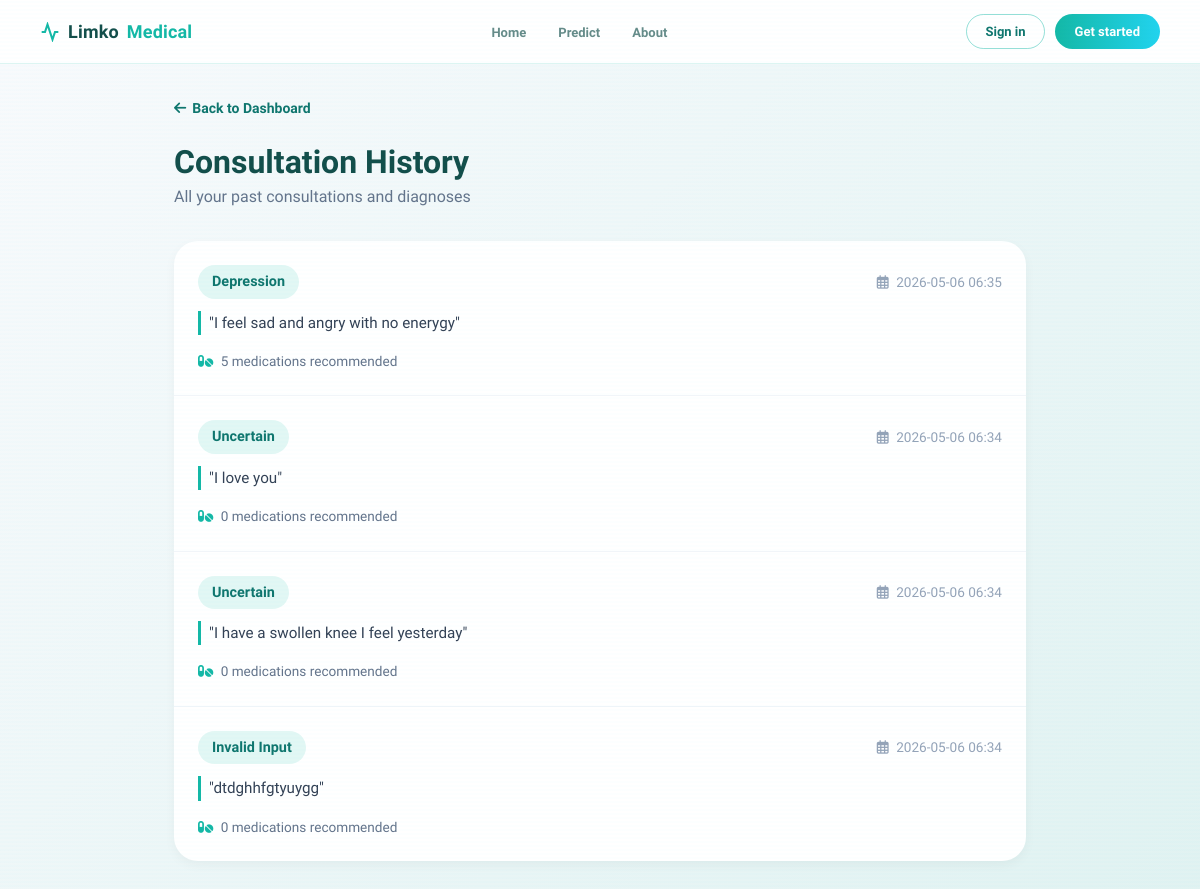
/history (signed in), run on an earlier commit of the app's database.
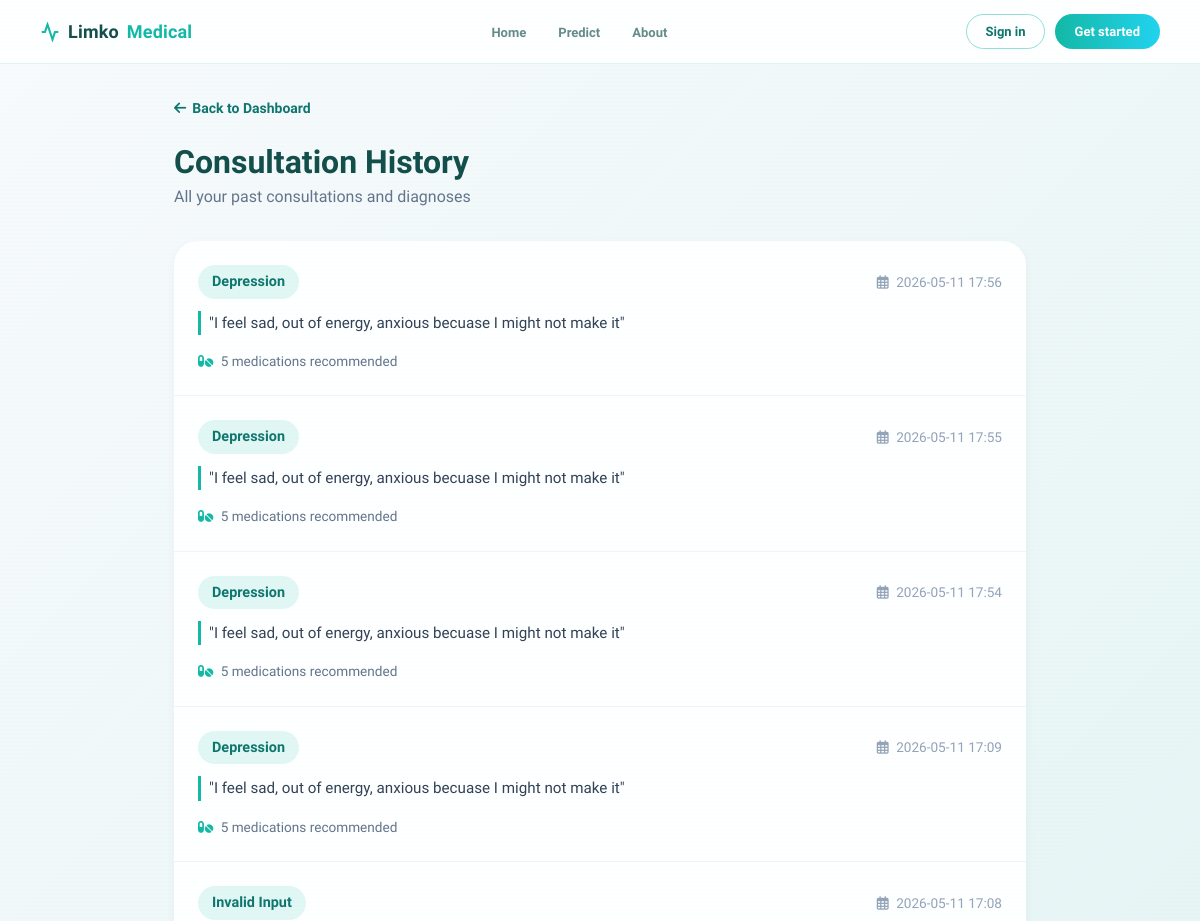
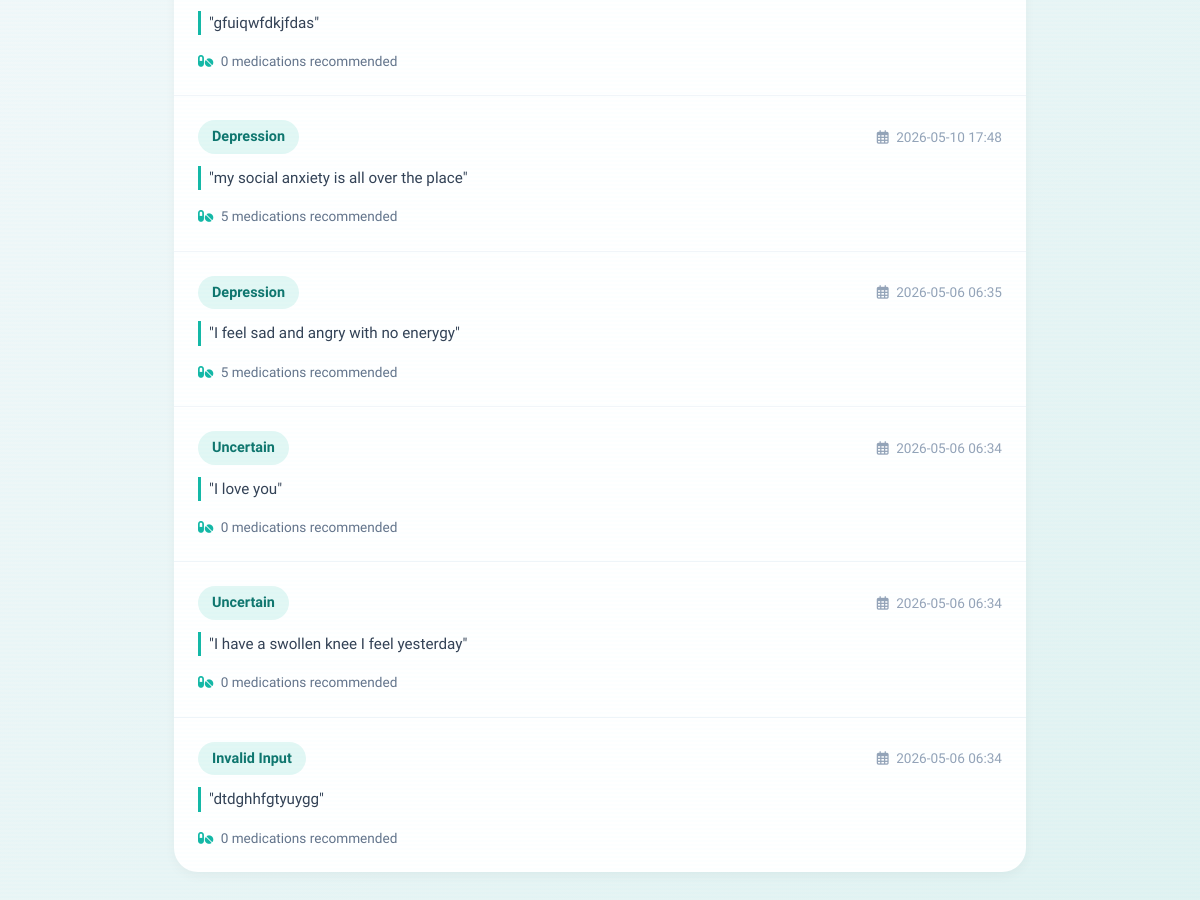
And on a later commit of the database (2 pictures, top to bottom).
### tables this page shows
CREATE TABLE consultations (
                    consultation_id INTEGER PRIMARY KEY AUTOINCREMENT,
                    user_id TEXT NOT NULL,
                    symptoms TEXT NOT NULL,
                    predicted_condition TEXT NOT NULL,
                    confidence REAL NOT NULL,
                    recommendations TEXT,
                    created_at TIMESTAMP DEFAULT CURRENT_TIMESTAMP, user_diagnosis TEXT, diagnosis_agreement TEXT,
                    FOREIGN KEY (user_id) REFERENCES users(user_id)
                );

### web/routes.py (the view)
@main_bp.route('/history')
@login_required
def history():
    history_service = get_history_service()
    user_id = session['user_id']
    consultations = history_service.get_user_history(user_id)
    return render_template('history.html', consultations=consultations)

### web/routes.py (called while the page is built)
def login_required(f):
    @wraps(f)
    def decorated_function(*args, **kwargs):
        if 'user_id' not in session:
            flash('Please sign in to access this page.', 'error')
            return redirect(url_for('main.login'))
        return f(*args, **kwargs)
    return decorated_function

def get_history_service():
    if not hasattr(current_app, '_history'):
        current_app._history = HistoryService()
    return current_app._history

### web/templates/history.html (shortened to what this page needs)
{% extends "base.html" %}
{% block content %}
<div class="history-page">
    <div class="history-container">
        <a href="{{ url_for('main.dashboard') }}" class="back-link">
            <i class="fas fa-arrow-left"></i> Back to Dashboard
        </a>
        <div class="page-header">
            <div>
                <h1>Consultation History</h1>
                <p>All your past consultations and diagnoses</p>
            </div>
        </div>
        {% if consultations %}
        <div class="history-card">
            {% for consult in consultations %}
            <div class="history-item">
                <div class="history-header">
                    <div class="history-condition">
                        <span class="condition-badge">{{ consult.condition }}</span>
                        <!--{% set cl = 'High' if consult.confidence >= 0.7 else ('Moderate' if consult.confidence >= 0.5 else 'Low') %}
                        <span class="confidence-badge confidence-{{ cl|lower }}">
                            {{ (consult.confidence * 100)|int }}% confidence
                        </span>-->
                    </div>
                    <div class="history-date">
                        <i class="far fa-calendar-alt me-1"></i>
                        {{ consult.created_at[:16] }}
                    </div>
                </div>
                <div class="history-symptoms">
                    "{{ consult.symptoms }}"
                </div>
                <div class="history-footer">
                    <span class="recommendation-count">
                        <i class="fas fa-pills"></i>
                        {{ consult.recommendations|length }} medication{{ 's' if consult.recommendations|length != 1 }} recommended
                    </span>
                </div>
            </div>
            {% endfor %}
        </div>
        {% endif %}
    </div>
</div>
{% endblock %}

### web/templates/base.html (shortened to what this page needs)
<!DOCTYPE html>
<html lang="en">
<head>
    <link href="https://cdn.jsdelivr.net/npm/bootstrap@5.3.0/dist/css/bootstrap.min.css" rel="stylesheet">
    <link rel="stylesheet" href="https://cdnjs.cloudflare.com/ajax/libs/font-awesome/6.4.0/css/all.min.css">
    <link rel="stylesheet" href="{{ url_for('static', filename='css/style.css') }}">
</head>
<body>
    {% block navbar %}
    <nav class="main-nav">
        <a href="{{ url_for('main.dashboard') if user else url_for('main.index') }}" class="main-nav-logo">
            <svg viewBox="0 0 24 24" fill="none" stroke="#14b8a6" stroke-width="2.5">
                <polyline points="22 12 18 12 15 21 9 3 6 12 2 12"/>
            </svg>
            Limko<span>Medical</span>
        </a>
        <ul class="main-nav-links">
            {% if user %}
            <li><a href="{{ url_for('main.dashboard') }}" class="{% if request.endpoint == 'main.dashboard' %}active{% endif %}"><i class="fas fa-chart-line me-1"></i>Dashboard</a></li>
            <li><a href="{{ url_for('main.predict') }}" class="{% if request.endpoint == 'main.predict' %}active{% endif %}"><i class="fas fa-stethoscope me-1"></i>New Consultation</a></li>
            <li><a href="{{ url_for('main.history') }}" class="{% if request.endpoint == 'main.history' %}active{% endif %}"><i class="fas fa-history me-1"></i>History</a></li>
            <li><a href="{{ url_for('main.about') }}" class="{% if request.endpoint == 'main.about' %}active{% endif %}"><i class="fas fa-info-circle me-1"></i>About</a></li>
            <li><a href="{{ url_for('main.admin_login') }}" class="{% if 'admin' in request.endpoint %}active{% endif %}"><i class="fas fa-shield-alt me-1"></i>Admin</a></li>
            {% else %}
            <li><a href="{{ url_for('main.index') }}">Home</a></li>
            <li><a href="{{ url_for('main.predict') }}">Predict</a></li>
            <li><a href="{{ url_for('main.about') }}">About</a></li>
            {% endif %}
        </ul>
        <div class="main-nav-actions">
            {% if user %}
            <div class="dropdown">
                <button class="nav-btn-ghost dropdown-toggle" type="button" id="baseUserDropdown"
                        data-bs-toggle="dropdown" aria-expanded="false">
                    <i class="fas fa-user-circle me-1"></i>{{ user.full_name or user.email.split('@')[0] }}
                </button>
                <ul class="dropdown-menu" aria-labelledby="baseUserDropdown">
                    <li><a class="dropdown-item" href="{{ url_for('main.dashboard') }}"><i class="fas fa-chart-line me-2"></i>Dashboard</a></li>
                    <li><a class="dropdown-item" href="{{ url_for('main.history') }}"><i class="fas fa-history me-2"></i>History</a></li>
                    <li><hr class="dropdown-divider"></li>
                    <li><a class="dropdown-item text-danger" href="{{ url_for('main.logout') }}"><i class="fas fa-sign-out-alt me-2"></i>Sign out</a></li>
                </ul>
            </div>
            {% else %}
            <a href="{{ url_for('main.login') }}" class="nav-btn-ghost">Sign in</a>
            <a href="{{ url_for('main.predict') }}" class="nav-btn-fill">Get started</a>
            {% endif %}
        </div>
    </nav>
    {% endblock %}
    <main>
        {% block content %}{% endblock %}
    </main>
</body>
</html>

### web/static/css/style.css (style rules this page uses)
:root { --background: #020c14; --foreground: #d6f0f8; --muted: rgba(0, 210, 255, 0.06); --muted-fg: #6ba3b8; --border: rgba(0, 210, 255, 0.18); --border-strong: rgba(0, 210, 255, 0.35); --primary: #00d2ff; --primary-strong: #00b8e0; --primary-fg: #020c14; --accent: #00ffcc; --destructive: #ff4a4a; --card: rgba(0, 20, 35, 0.72); --gradient-glow: linear-gradient(135deg, #00d2ff, #00ffcc); --shadow-glow: 0 0 40px rgba(0, 210, 255, 0.22), 0 0 80px rgba(0, 255, 204, 0.1); --shadow-card: 0 8px 32px rgba(0, 0, 0, 0.6), 0 0 0 1px rgba(0, 210, 255, 0.12); --radius: 14px; }
* { box-sizing: border-box; margin: 0; padding: 0; }
html, body { background: var(--background); color: var(--foreground); font-family: "Exo 2", "Segoe UI", system-ui, sans-serif; -webkit-font-smoothing: antialiased; min-height: 100vh; }
a { color: inherit; text-decoration: none; }
body::after { content: ""; position: fixed; inset: 0; background: repeating-linear-gradient( 0deg, transparent, transparent 2px, rgba(0, 210, 255, 0.012) 2px, rgba(0, 210, 255, 0.012) 4px ); pointer-events: none; z-index: 9999; }

### web/templates/base.html (style rules this page uses)
*, *::before, *::after { box-sizing: border-box; }
body { font-family: 'Plus Jakarta Sans', system-ui, sans-serif; background: #f8fafc; color: #134e4a; margin: 0; }
.main-nav { position: sticky; top: 0; z-index: 100; height: 64px; padding: 0 2.5rem; display: flex; align-items: center; justify-content: space-between; background: rgba(255,255,255,0.9); backdrop-filter: blur(14px); -webkit-backdrop-filter: blur(14px); border-bottom: 1px solid rgba(20,184,166,0.15); }
.main-nav-logo { display: flex; align-items: center; gap: 8px; font-size: 18px; font-weight: 800; color: #134e4a; text-decoration: none; letter-spacing: 0.01em; }
.main-nav-logo span { color: #14b8a6; }
.main-nav-logo svg { width: 20px; height: 20px; }
.main-nav-links { display: flex; gap: 2rem; list-style: none; margin: 0; padding: 0; }
.main-nav-links a { font-size: 13px; font-weight: 600; color: #134e4a; text-decoration: none; opacity: 0.65; transition: opacity 0.2s, color 0.2s; }
.main-nav-actions { display: flex; align-items: center; gap: 10px; }
.nav-btn-ghost { background: transparent; border: 1.5px solid rgba(20,184,166,0.45); color: #0f766e; padding: 7px 18px; border-radius: 50px; font-size: 13px; font-weight: 700; cursor: pointer; font-family: inherit; }
.nav-btn-fill { background: linear-gradient(90deg, #14b8a6, #22d3ee); color: white; border: none; padding: 8px 20px; border-radius: 50px; font-size: 13px; font-weight: 700; cursor: pointer; text-decoration: none; font-family: inherit; }

### web/templates/history.html (style rules this page uses)
.history-page { background: linear-gradient(135deg, #f8fafc 0%, #e0f2f1 100%); min-height: 100vh; padding: 2rem 0 4rem; }
.history-container { max-width: 900px; margin: 0 auto; padding: 0 1.5rem; }
.page-header { display: flex; align-items: center; justify-content: space-between; margin-bottom: 2rem; }
.page-header h1 { font-size: 2rem; font-weight: 800; color: #134e4a; margin: 0; }
.page-header p { color: #64748b; margin: 0.25rem 0 0; }
.history-card { background: white; border-radius: 24px; box-shadow: 0 4px 12px rgba(0,0,0,0.04); overflow: hidden; margin-bottom: 1.5rem; }
.history-item { padding: 1.5rem; border-bottom: 1px solid #f1f5f9; transition: background 0.2s; }
.history-item:last-child { border-bottom: none; }
.history-header { display: flex; align-items: center; justify-content: space-between; margin-bottom: 0.75rem; }
.history-condition { display: flex; align-items: center; gap: 0.75rem; }
.condition-badge { background: rgba(20,184,166,0.12); color: #0f766e; padding: 6px 14px; border-radius: 50px; font-size: 0.9rem; font-weight: 700; }
.history-date { font-size: 0.85rem; color: #94a3b8; }
.history-symptoms { color: #334155; font-size: 0.95rem; line-height: 1.6; margin-bottom: 1rem; padding-left: 0.5rem; border-left: 3px solid #14b8a6; }
.history-footer { display: flex; align-items: center; gap: 1.5rem; }
.recommendation-count { font-size: 0.85rem; color: #64748b; }
.recommendation-count i { color: #14b8a6; margin-right: 4px; }
.back-link { display: inline-flex; align-items: center; gap: 6px; color: #0f766e; font-size: 14px; font-weight: 600; text-decoration: none; margin-bottom: 1.5rem; }

What changed in the data, as far as the page shows it:
added consultations: condition "Depression", created_at "2026-05-11 17:56", symptoms "I feel sad, out of energy, anxious becuase I might not make it", recommendations|length "5", recommendations "s"
added consultations: condition "Depression", created_at "2026-05-11 17:55", symptoms "I feel sad, out of energy, anxious becuase I might not make it", recommendations|length "5", recommendations "s"
added consultations: condition "Depression", created_at "2026-05-11 17:54", symptoms "I feel sad, out of energy, anxious becuase I might not make it", recommendations|length "5", recommendations "s"
added consultations: condition "Depression", created_at "2026-05-11 17:09", symptoms "I feel sad, out of energy, anxious becuase I might not make it", recommendations|length "5", recommendations "s"
added consultations: condition "Invalid Input", created_at "2026-05-11 17:08", symptoms "gfuiqwfdkjfdas", recommendations|length "0", recommendations "s"
added consultations: condition "Depression", created_at "2026-05-10 17:48", symptoms "my social anxiety is all over the place", recommendations|length "5", recommendations "s"
